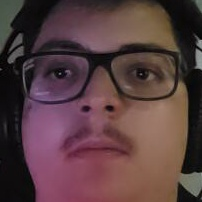
#> input picture usuarios/pedro/pedro_1.jpg, 202 x 202 px; its folder holds only this picture in this run
$ python treinamento.py
#> lines starting #> are read from the running program, lines starting #| are printed output that depends on the picture
import cv2
import os
import numpy as np

USUARIOS_DIR = "usuarios"
TRAINER_FILE = "trainer.yml"
HAAR_CASCADE = "haarcascade_frontalface_default.xml"

face_detector = cv2.CascadeClassifier(HAAR_CASCADE)
if face_detector.empty():
    raise FileNotFoundError(f"Haar cascade file not found: {HAAR_CASCADE}")
recognizer = cv2.face.LBPHFaceRecognizer_create()

id_to_info = {}

def treinar_automaticamente():
    global id_to_info
    faces, ids = [], []
    next_id = 0
    id_to_info.clear()
    print(f"Procurando usuários em {USUARIOS_DIR}")
    for pasta_nome in os.listdir(USUARIOS_DIR):
        pasta_path = os.path.join(USUARIOS_DIR, pasta_nome)
        if not os.path.isdir(pasta_path):
            print(f"Ignorando {pasta_path} (não é uma pasta)")
            continue
        info_file = os.path.join(pasta_path, "info.txt")
        nivel = 1
        if os.path.exists(info_file):
            try:
                nivel = int(open(info_file, "r").read().strip())
                print(f"Usuário {pasta_nome} encontrado com nível {nivel}")
            except:
                print(f"Erro ao ler info.txt para {pasta_nome}, usando nível padrão 1")
                nivel = 1
        else:
            print(f"info.txt não encontrado para {pasta_nome}, usando nível padrão 1")
        next_id += 1
        id_to_info[next_id] = (pasta_nome, nivel)
        image_count = 1
        for arquivo in os.listdir(pasta_path):
            if not (arquivo.lower().endswith(".jpg") or arquivo.lower().endswith(".png")):
                print(f"Ignorando {arquivo} (não é .jpg ou .png)")
                continue
            old_img_path = os.path.join(pasta_path, arquivo)
            if any(ord(c) > 127 for c in arquivo):
                new_img_path = os.path.join(pasta_path, f"image_{image_count}.jpg")
                os.rename(old_img_path, new_img_path)
                img_path = new_img_path
                image_count += 1
            else:
                img_path = old_img_path
            gray = cv2.imread(img_path, cv2.IMREAD_GRAYSCALE)
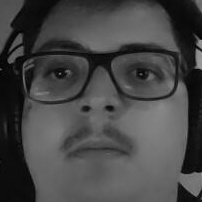
#> gray: shape (202, 202); min 0, max 158, mean 70.2
            if gray is None:
                print(f"Falha ao ler {img_path}, pulando...")
                continue
            gray = cv2.equalizeHist(gray)
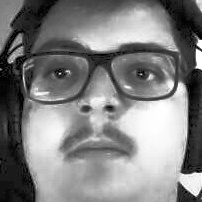
#> gray: shape (202, 202); min 0, max 255, mean 128.9
            gray = cv2.resize(gray, (200, 200))
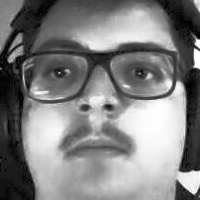
#> gray: shape (200, 200); min 0, max 255, mean 128.8
            faces.append(gray)
            ids.append(next_id)
    if faces:
        recognizer.train(faces, np.array(ids))
        recognizer.save(TRAINER_FILE)
        print(f"Treinamento LBPH concluído com {len(ids)} imagens de {len(id_to_info)} usuários.")
    else:
        print("Nenhuma imagem encontrada para treinamento.")

# Forçar o treinamento ao iniciar
treinar_automaticamente()
if os.path.exists(TRAINER_FILE):
    recognizer.read(TRAINER_FILE)

$ run again, on usuarios/pedro/pedro_10.jpg
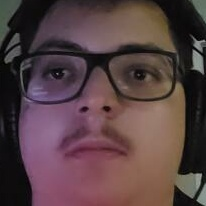
#> input picture usuarios/pedro/pedro_10.jpg, 206 x 206 px
#> in treinar_automaticamente, `gray = cv2.imread(img_path, cv2.IMREAD_GRAYSCALE)`:
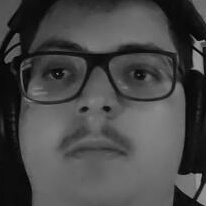
#> gray: shape (206, 206); min 0, max 160, mean 72.2
#> in treinar_automaticamente, `gray = cv2.resize(gray, (200, 200))`:
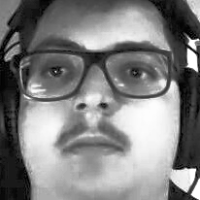
#> gray: shape (200, 200); min 0, max 255, mean 128.8

$ run again, on usuarios/pedro/pedro_11.jpg
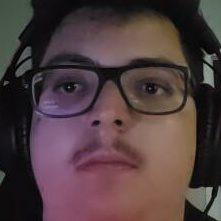
#> input picture usuarios/pedro/pedro_11.jpg, 221 x 221 px
#> in treinar_automaticamente, `gray = cv2.imread(img_path, cv2.IMREAD_GRAYSCALE)`:
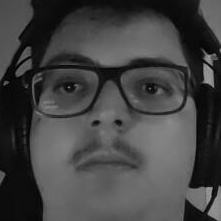
#> gray: shape (221, 221); min 0, max 158, mean 67.6
#> in treinar_automaticamente, `gray = cv2.resize(gray, (200, 200))`:
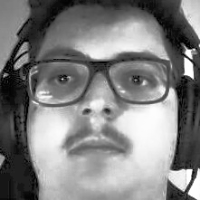
#> gray: shape (200, 200); min 0, max 255, mean 129
